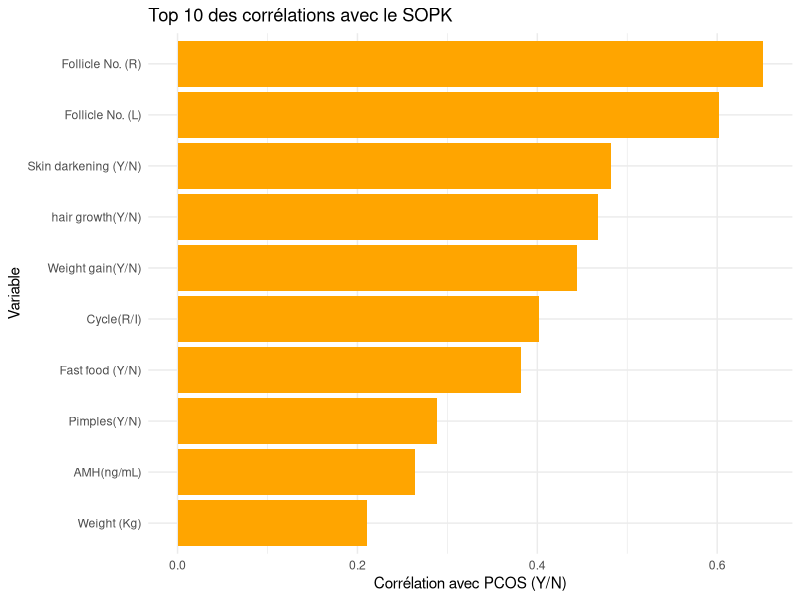

The R script that drew this image:
# Analyse statistique comparative entre SOPK et non SOPK

library(readxl)
library(dplyr)
library(ggplot2)

# Importer les données nettoyées
donnees_sopk <- read_excel("data/PCOS_data_without_infertility.xlsx")
donnees_sopk <- na.omit(donnees_sopk)
donnees_sopk$`II    beta-HCG(mIU/mL)` <- as.numeric(donnees_sopk$`II    beta-HCG(mIU/mL)`)
donnees_sopk$`AMH(ng/mL)` <- as.numeric(donnees_sopk$`AMH(ng/mL)`)

# Rendre la variable PCOS numérique
donnees_sopk$`PCOS (Y/N)` <- as.numeric(as.character(donnees_sopk$`PCOS (Y/N)`))

# Sélectionner les variables numériques sans les identifiants
donnees_numeriques <- donnees_sopk %>%
  select(-`Sl. No`, -`Patient File No.`) %>%
  select(where(is.numeric))

# Calculer la corrélation avec SOPK pour toutes les autres variables
correlations <- sapply(donnees_numeriques, function(var) {
  if (all(is.na(var))) return(NA)
  cor(donnees_sopk$`PCOS (Y/N)`, var, use = "complete.obs")
})

# Créer un dataframe
cor_df <- data.frame(
  Variable = names(correlations),
  Correlation = correlations
)

# Exclure PCOS et trier par ordre décroissant
cor_df <- cor_df[cor_df$Variable != "PCOS (Y/N)", ]
cor_df <- cor_df[order(abs(cor_df$Correlation), decreasing = TRUE), ]

# Afficher les 10 variables les plus corrélées
head(cor_df, 10)

# Afficher le graphique
top_vars <- head(cor_df, 10)

ggplot(top_vars, aes(x = reorder(Variable, Correlation), y = Correlation)) +
  geom_bar(stat = "identity", fill = "orange") +
  coord_flip() +
  labs(
    title = "Top 10 des corrélations avec le SOPK",
    x = "Variable",
    y = "Corrélation avec PCOS (Y/N)"
  ) +
  theme_minimal()

# Tests du Khi2
# Gain de poids
chisq.test(table(donnees_sopk$`Weight gain(Y/N)`, donnees_sopk$`PCOS (Y/N)`))

# Consommation de fast food
chisq.test(table(donnees_sopk$`Fast food (Y/N)`, donnees_sopk$`PCOS (Y/N)`))

# Pigmentation de la peau
chisq.test(table(donnees_sopk$`Skin darkening (Y/N)`, donnees_sopk$`PCOS (Y/N)`))

# Pilosité
chisq.test(table(donnees_sopk$`hair growth(Y/N)`, donnees_sopk$`PCOS (Y/N)`))

# Acné
chisq.test(table(donnees_sopk$`Pimples(Y/N)`, donnees_sopk$`PCOS (Y/N)`))

# Tests T
# Test t pour BMI
t.test(BMI ~ `PCOS (Y/N)`, data = donnees_sopk)

# Test t pour follicule gauche
t.test(`Follicle No. (L)` ~ `PCOS (Y/N)`, data = donnees_sopk)

# Test t pour follicule droite 
t.test(`Follicle No. (R)` ~ `PCOS (Y/N)`, data = donnees_sopk)

# Test t pour AMH
t.test(`AMH(ng/mL)` ~ `PCOS (Y/N)`, data = donnees_sopk)

# Test t pour poids 
t.test(`Weight (Kg)` ~ `PCOS (Y/N)`, data = donnees_sopk)
